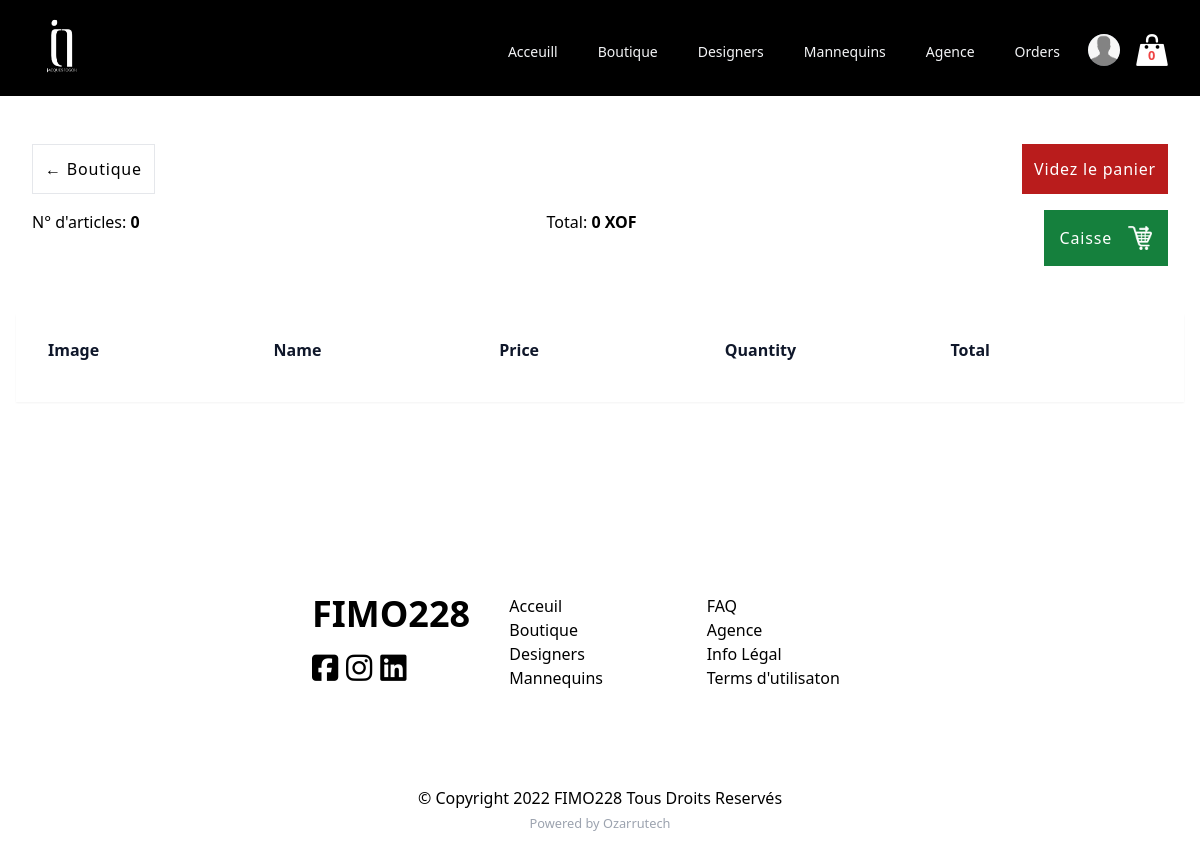
Page /shop/cart/ (signed in) on the earlier database version.
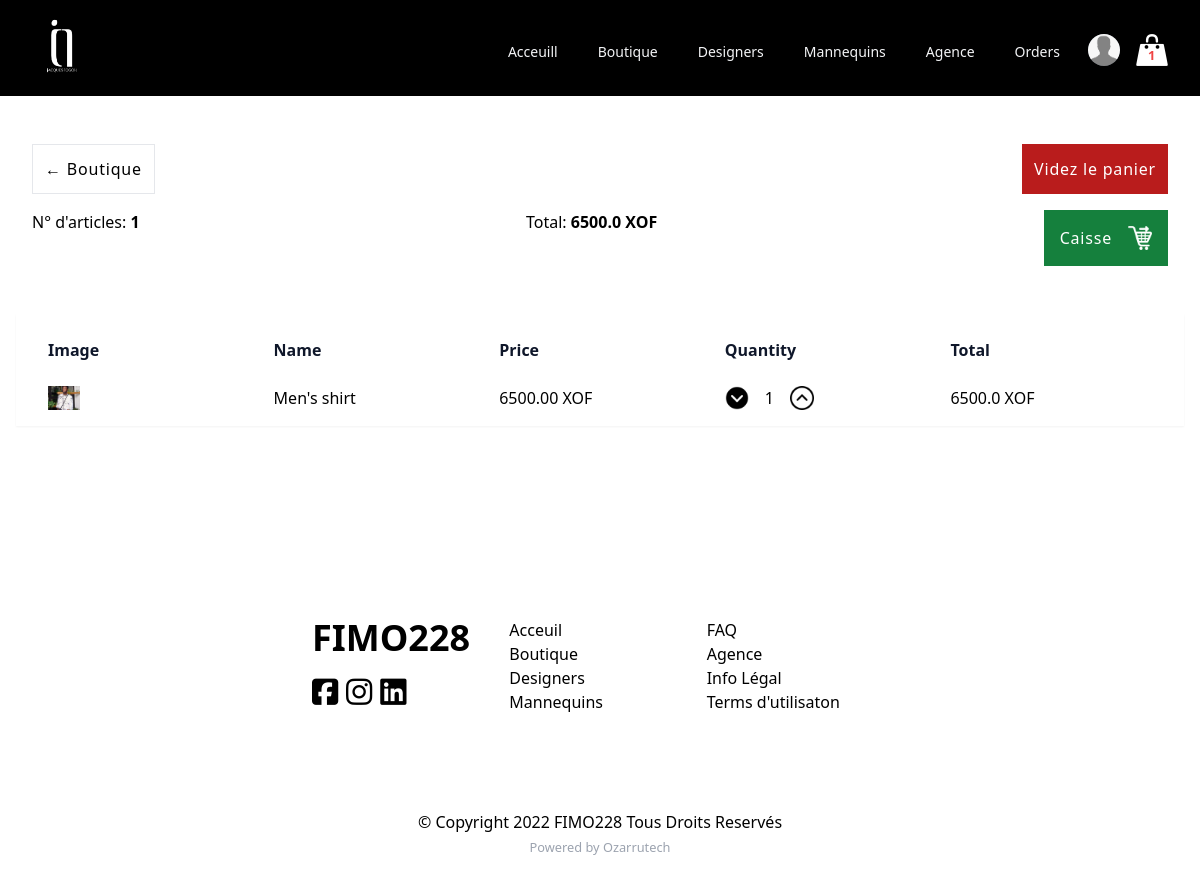
Same page on the later database version.
### shop/models.py (models this page shows, shortened)
class Order(models.Model):
    order_id = models.CharField(max_length=24)
    customer = models.ForeignKey(
        Customer, on_delete=models.SET_NULL, null=True)
    odered_at = models.DateTimeField(auto_now_add=True)
    is_payed = models.BooleanField(default=False, null=False, blank=False)
    is_delivered = models.BooleanField(default=False, null=False, blank=False)
    @property
    def get_cart_total(self):
        orderitems = self.orderitem_set.all()
        total = sum([item.get_total for item in orderitems])
        return total
    @property
    def get_cart_items(self):
        orderitems = self.orderitem_set.all()
        total = sum([item.quantity for item in orderitems])
        return total

class OrderItem(models.Model):
    product = models.ForeignKey(Product, on_delete=models.SET_NULL, null=True)
    order = models.ForeignKey(Order, on_delete=models.SET_NULL, null=True)
    quantity = models.IntegerField(default=1)
    added_at = models.DateTimeField(auto_now_add=True)
    @property
    def get_total(self):
        total = self.product.price * self.quantity
        return total

class Product(models.Model):
    name = models.CharField(max_length=128)
    slug = models.SlugField(max_length=128)
    couture = models.ForeignKey(Couture, on_delete=models.SET_NULL, null=True)
    price = models.FloatField(default=0.0)
    quantity = models.IntegerField(default=0)
    collection = models.CharField(max_length=128, blank=True)
    description = models.TextField(blank=True)
    thumbnail = models.ImageField(upload_to='products', blank=True, null=True)
    date_added = models.DateTimeField(auto_now=True)

### shop/views.py (the view)
# urls.py: path('cart/', cart, name='cart'),
def cart(req):
    data = cartData(req)
    cartItems = data['cartItems']
    order = data['order']
    items = data['items']
    context = {'items': items, 'order': order,
               'cartItems': cartItems, 'title': 'panier'}
    return render(req, 'shop/cart.html', context)

### shop/utils.py (called while the page is built)
def cartData(req):
    if req.user.is_authenticated:
        customer = req.user.customer
        order, created = Order.objects.get_or_create(
            customer=customer, is_payed=False)
        items = order.orderitem_set.all()
        cartItems = order.get_cart_items
    else:
        cookieData = cookieCart(req)
        cartItems = cookieData['cartItems']
        order = cookieData['order']
        items = cookieData['items']
    return {'cartItems': cartItems, 'order': order, 'items': items}

### shop/templates/shop/cart.html
{% extends "main.html" %}
{% load static %}
{% block content %}
<div class="bg-white max-w-7xl mx-auto">
  <div class="p-8 group rounded-none">
    <div class="flex justify-between">
      <a
        class="inline-block mt-4 p-3 title font-medium tracking-wider border border-grey-400 text-black rounded-none"
        href="{% url 'products' %}"
        >&larr; Boutique
      </a>
      <button
        data-product="{{product.id}}"
        data-action="clear"
        class="inline-block mt-4 p-3 title font-medium tracking-wider bg-red-700 hover:bg-black text-white update-cart"
        type="button"
      >
        Videz le panier
      </button>
    </div>
    <div class="mt-4 flex justify-between">
      <h3>N° d'articles: <strong> {{order.get_cart_items}} </strong></h3>
      <h3>Total: <strong> {{order.get_cart_total}} XOF</strong></h3>
      <a
        class="flex p-4 title font-medium tracking-wider bg-green-700 text-white rounded-none"
        href="{% url 'checkout' %}"
        >Caisse
        <img
          class="h-6 ml-4"
          src="{% static 'icons/checkout.png' %}"
          alt="checkout button"
      /></a>
    </div>
  </div>
  <div class="m-4 px-8 py-4 group shadow-sm rounded-none">
    <div class="my-2 grid grid-cols-5 gap-6 font-bold text-slate-900">
      <h4>Image</h4>
      <h4>Name</h4>
      <h4>Price</h4>
      <h4>Quantity</h4>
      <h4>Total</h4>
    </div>
    <div class="mt-6 grid grid-cols-5 gap-6 justify-center align-middle">
      {% for item in items %}
      <img
        class="h-6 text-gray-200"
        src="{{item.product.thumbnail.url}}"
        alt="item image"
      />
      <p>{{item.product.name}}</p>
      <p>{{item.product.price|floatformat:2}} XOF</p>
      <p class="flex">
        <img
          data-product="{{item.product.id}}"
          data-action="remove"
          class="h-6 mr-4 update-cart cursor-pointer"
          src="{% static 'icons/down.png' %}"
          alt="decrease button"
        />
        {{item.quantity}}
        <img
          data-product="{{item.product.id}}"
          data-action="add"
          class="h-6 ml-4 update-cart cursor-pointer"
          src="{% static 'icons/up.png' %}"
          alt="increase button"
        />
      </p>
      <p>{{item.get_total}} XOF</p>
      {% endfor %}
    </div>
  </div>
</div>
{% endblock %}

Differences in the rows shown:
no longer on this page (row edited): Order: get_cart_items "0", get_cart_total "0"
added Order: get_cart_items "1", get_cart_total "6500.0"
added OrderItem: product.thumbnail (picture), product.name "Men's shirt", product.price "6500.00", quantity "1", get_total "6500.0"
Other differences:
{{ cartItems }}: "0" → "1"
